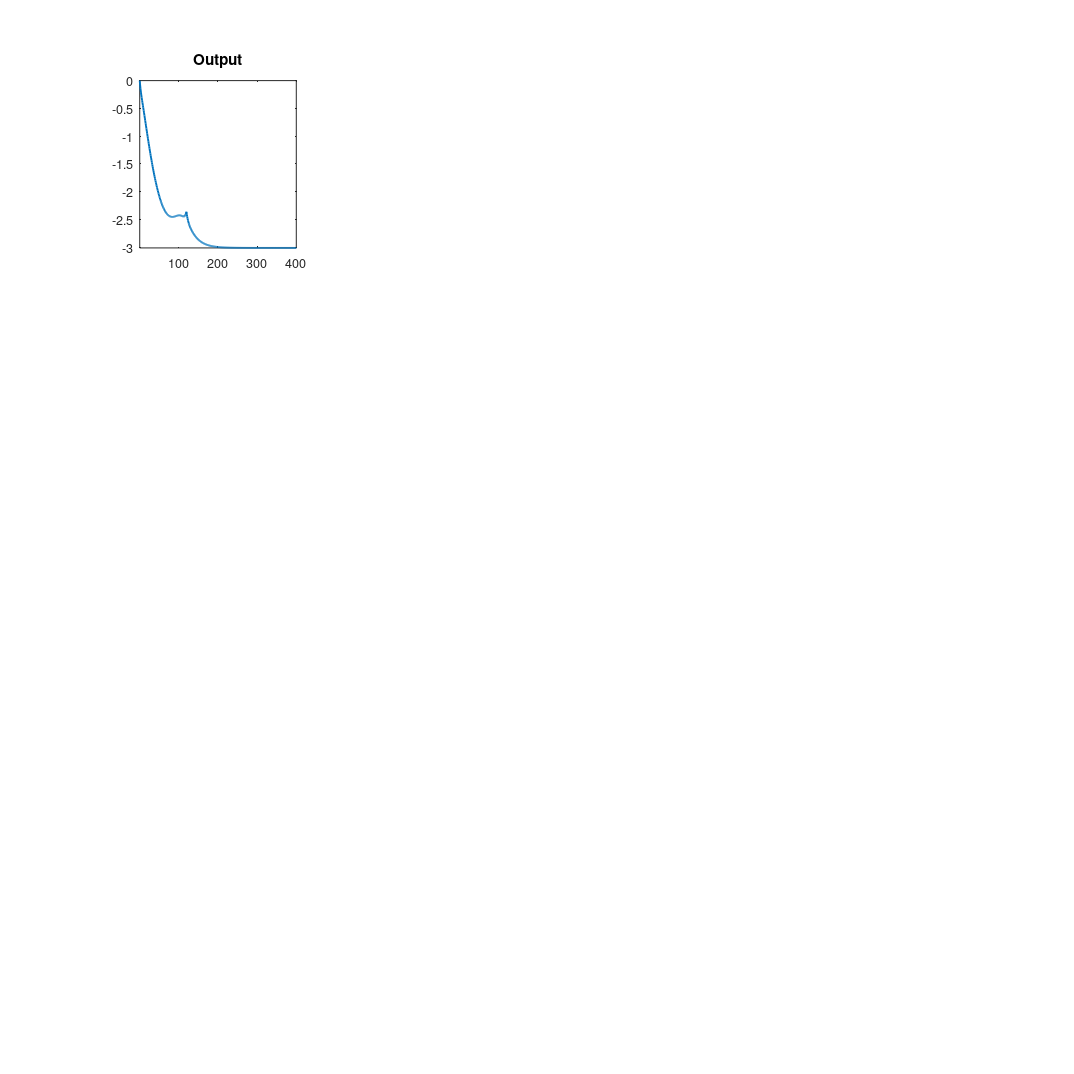

This chart was generated by the following MATLAB code: (Note: this script raises an error after producing the figure.)
%%%%%%%%%%%%%%%%%%%%%%%%%%%%%%%%%%%%%%%%%%%%%%%%%%%%%%%%%%%%%%%%%%%%%%%%%%%
%%%%%%%%%%%%%%%Ferrari and Nispi Landi (IJCB 2023)%%%%%%%%%%%%%%%%%%%%%%%%%
%%%%%%%%%%%%%%%%%%%%%%%%%%%%%%%%%%%%%%%%%%%%%%%%%%%%%%%%%%%%%%%%%%%%%%%%%%%

% This file plots Figure A6


clear all; close all; 

SAVE=0;


load path0            
load path1
load path2
load path3


Tfull=length(y0)-1;         % path length
T=200;
Ta=1;
Tb=T;

% Define objects for plotting
FigW=30;FigH=FigW;
usedfont='Georgia';

cellvarspap=     {'y',       'c',           'k',     'h',    'r',             'pi',       'e',       'x',       'x_ea', 'ab',      'price'...
                 'yG'         'yB'         ,                        'sp',       'bCG',       're'        };
cellvarlabelspap={'Output', 'Consumption','Capital','Labor','Interest rate', 'Inflation','Emissions','Global pollution','EA pollution','Abatement/GDP','Carbon price'...
               'Green output','Brown output', 'Green-brown spread','Green cb bonds', 'Reserves'};


           
           
%% Transition

figure;
set(gcf,'color', 'white',...
        'PaperUnits','centimeters','PaperSize',[FigW FigH],...
        'PaperPosition',[0,0,FigW,FigH],'PaperPositionMode','manual',...
        'Units','centimeters',...
        'Position',[0,0,FigW,FigH]);

for j=1:16
subplot(4,4,j)
plottanda0=eval(['100*' cellvarspap{j} '0' ';']); 
%plottanda4=eval(['100*' cellvarspap{j} '4' ';']); 
plot(plottanda0,'Linewidth',1.5);
% hold on
% plot(plottanda4,'r:','Linewidth',1.5);
title(cellvarlabelspap{j},'Fontsize',12,'fontweight','bold')
axis tight
ax = gca;
ax.YAxis.Exponent = 0;
end
if SAVE==1
print('-dpng','-r500',['./figures/trans_ela.png'])
end

%% Green QE


figure;
set(gcf,'color', 'white',...
        'PaperUnits','centimeters','PaperSize',[FigW FigH],...
        'PaperPosition',[0,0,FigW,FigH],'PaperPositionMode','manual',...
        'Units','centimeters',...
        'Position',[0,0,FigW,FigH]);
for j=1:16
subplot(4,4,j)
plottanda0=eval(['100*' cellvarspap{j} '0' ';']);
plottanda1=eval(['100*' cellvarspap{j} '1' ';']); 
plottanda2=eval(['100*' cellvarspap{j} '2' ';']); 
plottanda3=eval(['100*' cellvarspap{j} '3' ';']); 
plot([-9:1:Tb-Ta], [zeros(9,1); plottanda1(Ta:Tb)]-[zeros(9,1);plottanda0(Ta:Tb)],'Linewidth',1.5);
hold on
plot([-9:1:Tb-Ta], [zeros(9,1); plottanda2(Ta:Tb)]-[zeros(9,1);plottanda0(Ta:Tb)],'r:','Linewidth',1.5);
hold on
plot([-9:1:Tb-Ta], [zeros(9,1); plottanda3(Ta:Tb)]-[zeros(9,1);plottanda0(Ta:Tb)],'k--','Linewidth',1.5);

axis tight
ax = gca;
ax.YAxis.Exponent = 0;
title(cellvarlabelspap{j},'Fontsize',12,'fontweight','bold')
if j==2
legend('GQE1','GQE2','GQE3','Location','southeast')
end
if j==11
axis([-9 Tb-Ta -0.01 0.01])
end
end
if SAVE==1
 print('-dpng','-r500',['./figures/gqeeffect_ela.png'])
end

